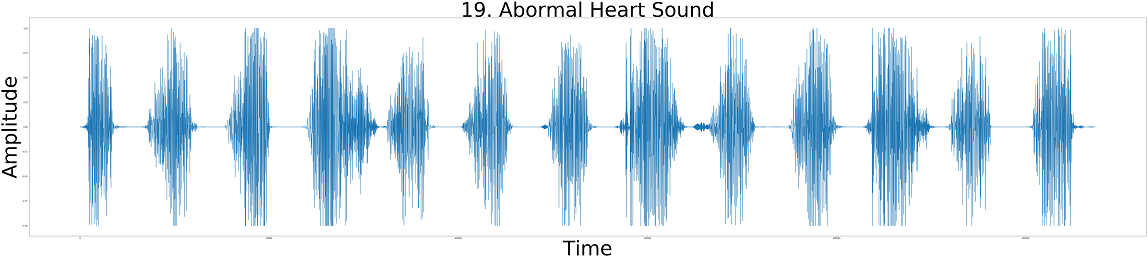
#> input picture UGV_6th_lab/First_lab/download.png, 1148 x 261 px
$ python image_blue.py
#> lines starting #> are read from the running program, lines starting #| are printed output that depends on the picture; after the words box and inside, x2 and y2 are one past the last pixel; in counts of white or black regions, pixels touching at a corner belong together
import cv2
import numpy as np

img = cv2.imread('download.png')
#> img is the input picture: shape (261, 1148, 3); mean B, G, R 242.2, 233.4, 220.7

hsv = cv2.cvtColor(img, cv2.COLOR_BGR2HSV)
#> hsv: shape (261, 1148, 3); mean H, S, V 23.8, 27.6, 242.2

lower_blue = np.array([32, 70, 96])
upper_blue = np.array([239, 245, 250])

mask = cv2.inRange(hsv, lower_blue, upper_blue)
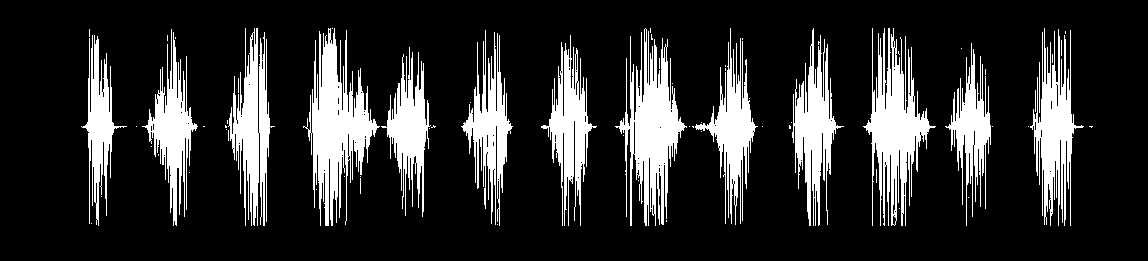
#> mask: shape (261, 1148); 18.2% white; 69 white regions (54 under 20 px), largest, box (x1, y1, x2, y2) and area: (303, 28, 380, 226) 6439, (615, 28, 687, 226) 5955, (863, 28, 936, 226) 5738

cv2.imshow('image', img)
cv2.imshow('mask', mask)

while(True):
   k = cv2.waitKey(5) & 0xFF
#> (key Esc is pressed here)
   if k == 27:
      break

cv2.destroyAllWindows()
